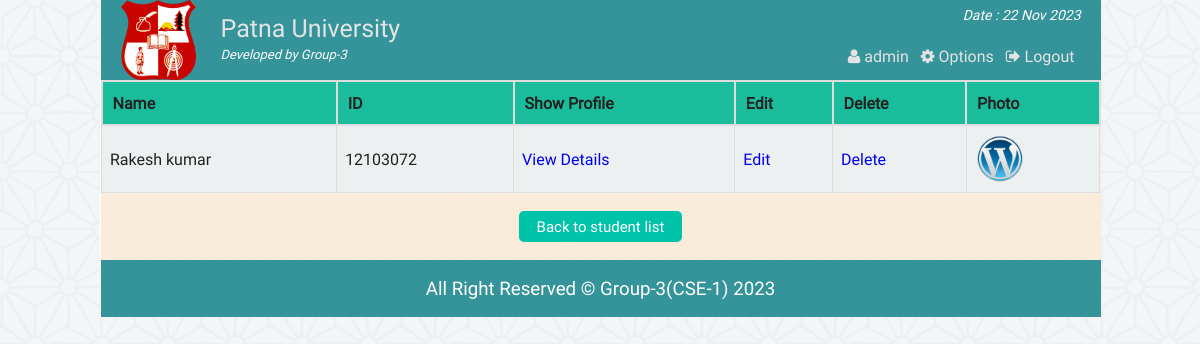
/admin_search_student.php?src_student=12103072 (signed in), run on the app's committed database.
### tables this page shows
CREATE TABLE IF NOT EXISTS `st_info` (
  `st_id` int(11) NOT NULL,
  `name` varchar(100) NOT NULL,
  `password` varchar(32) NOT NULL,
  `email` varchar(50) NOT NULL,
  `bday` date NOT NULL,
  `program` varchar(10) NOT NULL,
  `contact` varchar(20) NOT NULL,
  `gender` varchar(10) NOT NULL,
  `address` varchar(255) NOT NULL,
  `img` varchar(255) DEFAULT NULL,
  PRIMARY KEY (`st_id`)
);

### php/functions.php (called while the page is built, shortened)
<?php
class login_registration_class{
	public function search($query){
		global $conn;
		$result = $conn->query("SELECT * FROM st_info WHERE (st_id LIKE '%".$query."%'
							OR name LIKE '%".$query."%'
								OR contact LIKE '%".$query."%'
									OR email LIKE '%".$query."%') order by st_id");
		return $result;
	}
};
?>

### admin_search_student.php (the view, shortened to what this page needs)
<?php
	require "php/config.php";
	require_once "php/functions.php";
	$user = new login_registration_class();
?>
<?php
include "php/headertop_admin.php";
?>
	<div class="search_result">
		<table class="tab_one">
			<?php
				$key = $_GET['src_student'];
				$min_length = 1;
				if(strlen($key) >= $min_length){
					$key = htmlspecialchars($key);
					$src_result = $user->search($key);
					$count = $src_result->num_rows;
					if($count>0){
			?>
			<tr>
				<th>Name</th>
				<th>ID</th>
				<th>Show Profile</th>
				<th>Edit</th>
				<th>Delete</th>
				<th>Photo</th>
			</tr>
			<?php
					while($rows = $src_result->fetch_assoc()){
			?>
			<tr>
				<td><?php echo $rows['name'];?></td>
				<td><?php echo $rows['st_id'];?></td>
				<td><a href="admin_single_student.php?id=<?php echo $rows['st_id'];?>">View Details</a></td>
				<td><a href="admin_single_student_update.php?id=<?php echo $rows['st_id'];?>">Edit</a></td>
				<td><a href="admin_delete_student.php?id=<?php echo $rows['st_id'];?>">Delete</a></td>
				<td><img src="img/student/<?php echo $rows['img'];?>" width="50px" height="50px" title="<?php echo $rows['name'];?>" /></td>
			</tr>
			<?php } ?>
			</table>
		<?php
		}else{
				echo "<h2 style='font-size:45px;text-align:center;color:#ddd;'>Opps....No result found !</h2>";
			}
		}else{
			  echo "<h2 style='font-size:45px;text-align:center;color:#ddd;'>Opps....No result found !</h2>";
		}
		?>
		<div class="back fix">
			<p style="text-align:center"><a href="admin_all_student.php"><button class="editbtn">Back to student list</button></a></p>
		</div>
	</div>
<?php include "php/footerbottom.php";?>

### css/main.css (style rules this page uses)
html { color: #222; font-size: 1em; line-height: 1.4; }
audio, canvas, iframe, img, svg, video { vertical-align: middle; }
a { text-decoration: none; }
.fix { overflow: hidden; }
body { font-family: roboto !important; background: url(../img/ptrn.png) repeat fixed; }
.st_reg th, td { padding: 8px; }
table.tab_one { width: 100%; }
table.tab_one th { background: #1abc9c; padding: 10px; font-weight: bold; text-align: left; }
table.tab_one td { border: 1px solid #ddd; padding: 8px; }
table.tab_one td a { text-decoration: none; }
table.tab_one tr:nth-child(odd) { background: #ddd; }
table.tab_one tr:nth-child(even) { background: #ecf0f1; }
.editbtn { background-color: #01C3AA; border: none; border-radius: 5px; color: white; padding: 5px 18px; text-align: center; text-decoration: none; display: inline-block; font-size: 15px; margin: 2px 1px; cursor: pointer; }
table.att_tab tr, td, th { border: 2px solid #ddd; border-collapse: collapse; padding: 8px; }

### data on the page
st_info: name "Rakesh kumar", st_id "12103072", img (picture)

### other printed values
$admin_name "admin"
